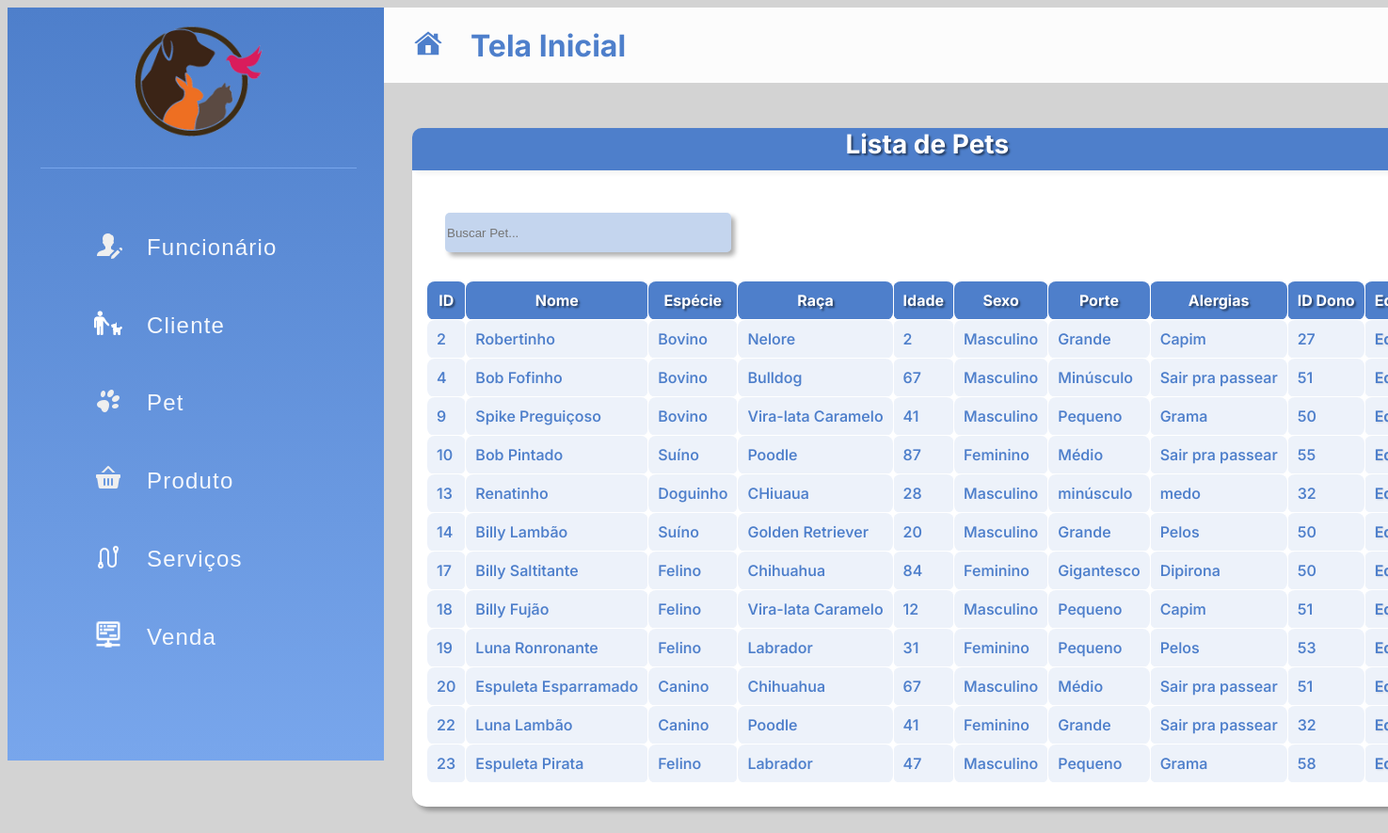
The app's page /listarPets/ with its own data.
### appPetPlanet/models.py (models this page shows)
class Pet(models.Model):
    id_pet = models.AutoField(primary_key=True)
    nome = models.TextField()
    especie = models.TextField()
    raca = models.TextField()
    idade = models.TextField()
    sexo = models.TextField()
    porte = models.TextField()
    alergias = models.TextField()
    id_dono = models.IntegerField(default=1)

### appPetPlanet/views.py (the view)
# urls.py: path('listarPets/', views.listarPets, name='listarPets'),
def listarPets(request):
    pets = {
        'pets': Pet.objects.all()
    }
    return render(request, 'pet/listarPets.html', pets)

### appPetPlanet/templates/pet/listarPets.html (shortened to what this page needs)
{% extends 'navBar.html' %}
{% block conteudo %}
<div class="container-lista">
    <div class="titulo-tabela">
        <h1>Lista de Pets</h1>
    </div>
    <div class="conteudo-tabela">
        <input type="text" id="buscaPet" onkeyup="buscaPet()" placeholder="Buscar Pet...">
        <table id="tablePets" class="table table-bordered table-striped">
            <tr>
                <th>ID</th>
                <th>Nome</th>
                <th>Espécie</th>
                <th>Raça</th>
                <th>Idade</th>
                <th>Sexo</th>
                <th>Porte</th>
                <th>Alergias</th>
                <th>ID Dono</th>
                <th>Editar</th>
            </tr>
            {% for pet in pets %}
            <tr>
                <td>{{pet.id_pet}}</td>
                <td>{{pet.nome}}</td>
                <td>{{pet.especie}}</td>
                <td>{{pet.raca}}</td>
                <td>{{pet.idade}}</td>
                <td>{{pet.sexo}}</td>
                <td>{{pet.porte}}</td>
                <td>{{pet.alergias}}</td>
                <td>{{pet.id_dono}}</td>
                <td><a href="{% url 'infoPet' %}{{pet.id_pet}}">Editar</a></td>
            </tr>
            {% endfor %}
        </table>
    </div>
</div>
{% endblock %}

### static/navBar.css (style rules this page uses)
body { background-color: rgb(211, 211, 211); font-family: "Inter", sans-serif; }
table, th, td { border: 1px solid; }
a { text-decoration: none; color: #fffe; }

### static/cadastrar.css (style rules this page uses)
input, select, textarea { box-shadow: 4px 4px 5px rgba(0, 0, 0, 0.315); }
table, th, td { border: 1px solid rgb(255, 255, 255); border-collapse: collapse; border-radius: 8px; }
th, td { padding: 10px 10px; }
th { color: #fff; background-color: #4e7fcb; font-size: 600; text-shadow: rgba(0, 0, 0, 0.504) 2px 2px 2px; }
td { color: #4e7fcb; background-color: #4e80cb1a; font-weight: 550; }
td a { font-weight: 600; color: #4e7fcb; text-shadow: rgba(0, 0, 0, 0.11) 1px 1px 2px; }
.campo-selectServiço select,input { width: 300px; height: 40px; border-radius: 5px; background-color: #4e80cb54; border: 0; margin: 3px 0; }
.container-lista { background-color: #fff; min-width: 997px; width: 100%; min-height: 562px; padding-bottom: 10px; border-radius: 15px; box-shadow: 4px 4px 5px rgba(0, 0, 0, 0.315); }
.conteudo-tabela { margin: 15px; }
.conteudo-tabela input { margin: 30px 20px; }
.titulo-tabela { background-color: #4e7fcb; border-radius: 10px 10px 0 0; height: 45px; padding: 0; text-shadow: rgba(0, 0, 0, 0.504) 2px 2px 2px; box-shadow: 4px 4px 5px rgba(0, 0, 0, 0.048); }
.titulo-tabela h1 { font-size: 28px; font-weight: 700; color: #fff; display: flex; justify-content: center; }

### records on screen
Pet: id_pet "2", nome "Robertinho", especie "Bovino", raca "Nelore", idade "2", sexo "Masculino", porte "Grande", alergias "Capim", id_dono "27"
Pet: id_pet "4", nome "Bob Fofinho", especie "Bovino", raca "Bulldog", idade "67", sexo "Masculino", porte "Minúsculo", alergias "Sair pra passear", id_dono "51"
Pet: id_pet "9", nome "Spike Preguiçoso", especie "Bovino", raca "Vira-lata Caramelo", idade "41", sexo "Masculino", porte "Pequeno", alergias "Grama", id_dono "50"
Pet: id_pet "10", nome "Bob Pintado", especie "Suíno", raca "Poodle", idade "87", sexo "Feminino", porte "Médio", alergias "Sair pra passear", id_dono "55"
Pet: id_pet "13", nome "Renatinho", especie "Doguinho", raca "CHiuaua", idade "28", sexo "Masculino", porte "minúsculo", alergias "medo", id_dono "32"
Pet: id_pet "14", nome "Billy Lambão", especie "Suíno", raca "Golden Retriever", idade "20", sexo "Masculino", porte "Grande", alergias "Pelos", id_dono "50"
Pet: id_pet "17", nome "Billy Saltitante", especie "Felino", raca "Chihuahua", idade "84", sexo "Feminino", porte "Gigantesco", alergias "Dipirona", id_dono "50"
Pet: id_pet "18", nome "Billy Fujão", especie "Felino", raca "Vira-lata Caramelo", idade "12", sexo "Masculino", porte "Pequeno", alergias "Capim", id_dono "51"
Pet: id_pet "19", nome "Luna Ronronante", especie "Felino", raca "Labrador", idade "31", sexo "Feminino", porte "Pequeno", alergias "Pelos", id_dono "53"
Pet: id_pet "20", nome "Espuleta Esparramado", especie "Canino", raca "Chihuahua", idade "67", sexo "Masculino", porte "Médio", alergias "Sair pra passear", id_dono "51"
Pet: id_pet "22", nome "Luna Lambão", especie "Canino", raca "Poodle", idade "41", sexo "Feminino", porte "Grande", alergias "Sair pra passear", id_dono "32"
Pet: id_pet "23", nome "Espuleta Pirata", especie "Felino", raca "Labrador", idade "47", sexo "Masculino", porte "Pequeno", alergias "Grama", id_dono "58"
